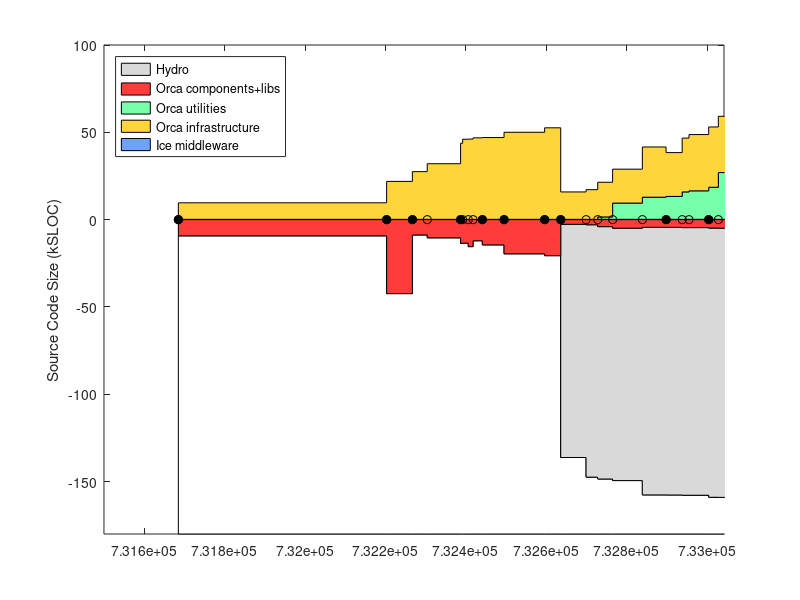

The MATLAB source for this figure: (Note: this script raises an error after producing the figure.)
% keep track of orca project size using sloccount
clear all

%%%%%%%%%% DATA %%%%%%%%%%%%%%%%%%%%

% include/* except: include/{Freeze IceSSL IcePatch2}
% src/{Ice Slice IceGrid icecpp IceStorm slice2cpp IceUtil IceBox IceXML}
%  Sice212 = [
%  (7842-1000) + (22093+18419+11499+10568+4392+4200+4252+567+316)
%  ];
%  Sice301 = [
%  (8164-1000) + (23018+19384+19169+10596+4479+4343+4308+622+319)
%  ];
% same as above, but now also add Java:
% src/{IceInternal Ice IceUtil IceBox}
%  Sice310 = [
%  (8810-1200) + (24275+20494+22689+10587+4569+4877+4770+667+319) + (13190+6915+1262+493)
%  ];
%  Sice311 = [
%  (8950-1275) + (24511+20505+22898+10590+4600+4884+4782+683+323) + (13266+6929+1262+504)
%  ];

% it's much easier to count the whole of Ice (we use most of it anyway)
% sloccount include/ src/
% (this does not account for .ice files in [ice]/slice/* but it's a small fraction of total)
Sice212 = 133523;
Sice301 = 144513;
Sice310 = 153243;
Sice311 = 154145;
Sice320 = 168475;
Sice321 = 169725;

% indeces
iyy=1;
imm=2;
idd=3;
iver=4;
isub=5;
ibase=6;
icomp=7;
iutil=8;
iad=9;

Sorca = [ ...
% YY    MM  DD  ?   SUB     BASE        COMP           UTILS    A&D VERSION
% 0.8.6: a single distro, divide in halves arbitrarily
2003     4  14  1   0       18930/2     18930/2             0   0   % 0.8.6 (last change in doc/ChangeLog
% BASE: orca-base
% COMP: orca-components
2004     9  13  1   0       42543       21726               0   0   % 0.11.0
2004    11  16  1   0       8963        27310               0   0   % 0.12.0
2004    12  23  0   0       10596       31845               0   0   % 0.12.1
2005     3  16  1   0       13767       43576               0   0   % 0.13.0
2005     3  21  0   0       13620       45874               0   0   % 0.13.1
2005     4   4  0   0       15630       45944               0   0   % 0.13.2
2005     4  16  0   0       12283       46666               0   0   % 0.13.3
2005     5   9  1   0       14639       46837               0   0   % 0.14.0
2005     7   2  1   0       19751       49854               0   0   % 0.15.0
2005    10  11  1   0       20818       52408               0   0   % 1.0.0
% BASE: just orcaice w/out test + interfaces/slice
% COMP: comp + util - orcaice 
2005    11  20  1   Sice212 2320+530    9226+8781-2320      0   0   % 2.0.0-rc1
2006     1  22  0   Sice301 2511+596    9801+9695-2511      0   0   % 2.0.0-rc2
% UTIL: sloccount components/log* 
2006     2  20  0   Sice301 3369+813    9867+14734-3369-1372 1372    0  % 2.0.0-rc3
% UTIL: sloccount components/orcaview/ components/log* utils/orcalog* utils/orcagui/ utils/orcaobj/
2006     3  29  0   Sice301 4022+1052   14625+18131-4022-9307 9307   0  % 2.0.0-rc4
2006     6  11  0   Sice310 3439+1116   19999+24867-3439-12670 12670 0  % 2.0.0-rc5  
2006     8   9  1   Sice310 3482+1116   19979+21711-3482-13111 13111 0  % 2.0.0
2006     9  18  0   Sice310 3647+1094   19317+30847-3647-15704 15704 0  % 2.0.1
2006    10   5  0   Sice310 3644+1094   20384+31798-3644-16329 16329 0  % 2.0.2
% UTIL: sloccount components/orcaview* components/log* utils/orcalog* utils/orcagui* utils/orcaobj/
2006    11  23  1   Sice311 3831+1178   21408+35311-3831-18359 18359 0  % 2.1.0
% BASE: cd src; sloccount libs/orcaice/ 
%          MINUS sloccount libs/orcaice/test 
%          PLUS sloccount interfaces/slice
% COMP: cd src; sloccount components/ libs/ 
%          MINUS sloccount libs/orcaice* libs/orcaq* libs/orcalog* libs/orcaprobe* libs/orcawall* libs/orcaobj libs/orcaobjutil/
% UTIL: cd src; sloccount utils libs/orcaq* libs/orcalog* libs/orcaprobe* libs/orcawall* libs/orcaobj libs/orcaice*
%          MINUS sloccount libs/orcaice/
% to count lines in *.ice files, rename them to *.cpp like this:
% $cd src/interfaces/slice/orca; for file in *; do mv $file `echo $file | sed s/.ice/.cpp/`; done
2006    12  17  0   Sice311 5615-1784+1240  60241-28024     32398-5615  0   % 2.1.1
2007     2   2  1   Sice311 6225-2011+1671  70376-31989     37297-6225  0   % 2.2.0
2007     4  10  1   Sice320 6232-2011+1671  72704-34165     39894-6232  0   % 2.3.0
2007     6   3  1   Sice320 6837-2056+1682  75506-34316     40074-6837  0   % 2.4.0
2007     8  13  1   Sice320 7247-2226+1772  78939-36926     42700-7247  0    % 2.5.0
2007     9  18  1   Sice321 7919-2572+1787  83838-38743     44694-7919  0    % 2.6.0
% A&D: Hydro: sloccount src
2007    10  28  1   Sice321 5481-1528+1787  72748-36062     42043-5481  12251    % 2.7.0
2007    12   1  0   Sice321 5348-1558+1787  67908-36370     44108-5348  19641    % 2.7.0+
];
Vorca ={'0.8.6', '0.11.0', '0.12.0', '0.12.1', '0.13.0', '0.13.1', '0.13.2', '0.13.3', '0.14.0', '0.15.0', '1.0.0', ...
    '2.0.0-rc1', '2.0.0-rc2', '2.0.0-rc3', '2.0.0-rc4', '2.0.0-rc5', '2.0.0', '2.0.1', '2.0.2', '2.1.0', '2.1.1', ...
    '2.2.0', '2.3.0', '2.4.0', '2.5.0', '2.6.0', '2.7.0', '2.7.0+' }';

% add a dummy release just for display
Sorca(end+1,:) = Sorca(end,:);
Sorca(end,imm) = Sorca(end,imm)+1;
Sorca(end,iver) = 0;
Vorca{end+1} = 'dummy';

% convert dates
Torca = datenum(Sorca(:,iyy),Sorca(:,imm),Sorca(:,idd));

% 2nd digit releases
i2 = (Sorca(:,iver)==1);
Torca2 = Torca(i2);
Vorca2 = Vorca(i2);

% what can go to Hydra?
% cd libs; sloccount bros1 orcacolourtext orcadynamicload orcageom2d orcagpsutil orcaiceutil orcaimage orcaimagegrabber orcalocalnav orcalockfile orcamapload orcamisc orcanavutil orcaogfusion orcaogmap orcapathplan orcaping orcaportability orcaserial orcawifi
% cd components; sloccount gps/garmin/ insgps/novatel insgps/novatelspan/ laser2d/laser2dutil/ laser2d/sickacfr/ laser2d/sickcarmen/ localnav/vfhdriver/ segwayrmp/rmpdriver/ 
% 15,102 + 10,322

% for comparison, ASN
%  Sasn = 90433;

Sgenom = [
% YY    MM  DD  ? SUB   BASE    COMP    UTIL    VERSION
% SUB : cd pocolibs-2.3; sloccount include src
% BASE: cd genom-2.0; sloccount include src
% COMP: 0
% UTIL: 0 
2007    8   31  1  9786    11368   0   0       % 2.0
];

Splayer = [ 
% YY    MM  DD  ?   SUB     BASE                COMP       UTIL  VERSION
% BASE: (server-drivers)+client_libs
% COMP: drivers + utils
2002    12 04   1  0    (17331-12037)+9188      12037+2685 0    % 1.3.1
2003    7  15   1  0    (30452-24334)+12458     24334+3064 0    % 1.4-rc1
2003    12 07   1  0    (37378-30947)+13110     30947+9633 0    % 1.4-rc2
2004    5  31   1  0    (49225-42643)+13664     42643+3550 0    % 1.5
2004    11 12   1  0    (50758-43190)+13545     43190+4479 0    % 1.6
2005    1  31   0  0    (52069-44517)+13576     44517+4662 0    % 1.6.2
2005    7  28   0  0    (53348-45686)+14300     45686+5188 0    % 1.6.5
% BASE: (libplayercore-./bindings) + client_libs + (libplayertcp-./bindings)
% note: libplayerxdr is autogenerated
% COMP: server + utils
2005    10 25   0  0    (4866-0)+7560+(1391-0)  46474+5725  0   % 2.0pre7
% SUB : 0
% BASE: sloccount libplayercore client_libs libplayertcp 
%           MINUS sloccount libplayercore/bindings/ libplayertcp/bindings
% note: libplayerxdr is autogenerated
% COMP: sloccount server 
% UTIL: sloccount utils PLUS stage/src
2006    2  28   1  0    63992-47749-1291        54704       0     % 2.0.0
2006    3  25   1  0    65606-48912-1291        53033       0     % 2.0.1
2006    6   9   1  0    69083-51546-1319        61421       0     % 2.0.2
2006    9  26   1  0    69388-51546-1319        64088       13606       % 2.0.3
2007    5   2   1  0    69602-51686-1359        58396       9589+13606  % 2.0.4
2007   10  26   1  0    23526-109               78141       11404+13606 % 2.0.4+
];
Tplayer = datenum(Splayer(:,1),Splayer(:,2),Splayer(:,3));

Saria = [
% YY    MM  DD  ? SUB   BASE    COMP    UTIL    VERSION
% SUB : 0
% BASE: sloccount ArNetworking/include/ ArNetworking/src/
% COMP: sloccount include src
% UTIL: 0 
2007    2   20  1  0    15854   45965   0       % 2.5.1
];

Scarmen = [
% YY    MM  DD  ?   SUB     BASE    COMP                    UTIL   VERSION
% SUB : cd src; sloccount ipc
% BASE: sloccount carmenpp global java python
% COMP: sloccount src MINUS all other
% UTIL: sloccount logger logtools mapeditor param_daemon robotgui simulator 
2007    8   15  1  24965    12032   107745-24965-12032-19629  19629   % 0.6.7
];

Sorocos = [
% YY    MM  DD  ?   SUB     BASE    COMP                        UTIL   VERSION
% SUB : cd ACE_wrappers; sloccount ace PLUS sloccount TAO/tao/
% BASE: ?
% LIBS: sloccount orocos-bfl-[VERSION]-src/src PLUS sloccount kdl-[VERSION]/kdl
% COMP: sloccount orocos-rtt-[VERSION]/src PLUS cd orocos-ocl-[VERSION]; sloccount hardware motion_control
% UTIL: cd orocos-ocl-[VERSION]; sloccount taskbrowser signals deployment reporting viewer ocl 
2007    8   15  1  160300+237011   0   (7767+12865)+(48971+20068)    5104   % ace-5.5, tao-1.5, rtt-1.2.1, bfl-0.6.1, kdl-0.4, ocl-0.4.1
];

Syarp = [
% YY    MM  DD  ?   SUB  BASE     COMP       UTIL   VERSION
% SUB : 0
% BASE: sloccount libYARP_OS libYARP_OS_compat
% COMP: sloccount yarpdev libYARP_dev libYARP_math libYARP_sig libYARP_sig_compat 
% UTIL: sloccount yarp-imageviewer modules
2007    7   26  1  0     21633   23528    1613   % 2.1.6
];

% YY    MM  DD  ?   SUB  BASE     COMP       UTIL
% SUB : 0
% BASE: 0
% COMP: sloccount . (matlab files will not be counted)
% UTIL: 0
Sopenslam = [
2007    8   16  1   0    0        23719      0
];

%%%%%%%%%% PLOTTING %%%%%%%%%%%%%%%%%%%%

Smax = 180;
d0 = [Torca Torca]'; d0=d0(:); d0(1)=[];
d1 = Smax-Sorca(:,isub)-Sorca(:,ibase); d1 = [d1 d1]'; d1=d1(:); d1(end)=[];
d2 = Sorca(:,isub); d2 = [d2 d2]'; d2=d2(:); d2(end)=[];
d3 = Sorca(:,ibase); d3 = [d3 d3]'; d3=d3(:); d3(end)=[];
d4 = Sorca(:,icomp); d4 = [d4 d4]'; d4=d4(:); d4(end)=[];
d5 = Sorca(:,iutil); d5 = [d5 d5]'; d5=d5(:); d5(end)=[];
d6 = Sorca(:,iad); d6 = [d6 d6]'; d6=d6(:); d6(end)=[];

figure(1), clf
ha=area( d0, [d1 d2 d3 d5 d4 d6]/1e3, -Smax ); hold on
plot( Torca, 0*Torca, 'k-o' )
h2=plot( Torca2, 0*Torca2, 'ko' );
set(h2,'markerfacecolor','k')
ylabel('Source Code Size (kSLOC)')

% colors
white = 1*[1 1 1];
gray = .85*[1 1 1];
red = min(255,[255 0 0]+60)/255;
orange = min(255,[255 153 0]+60)/255;
green = min(255,[60 255 109]+60)/255;
blue = min(255,[51 102 255]+60)/255;

set(ha(1),'facecolor', white);
set(ha(2),'facecolor', gray);
set(ha(3),'facecolor', red);
set(ha(4),'facecolor', green);
set(ha(5),'facecolor', orange);
set(ha(6),'facecolor', blue);
ha(1)=[];
legend(fliplr(ha),'Hydro','Orca components+libs','Orca utilities','Orca infrastructure','Ice middleware', 'Location','NorthWest')
%  xlim(datenum([2004;2005],[7;7],[1;1]) )
ylim([-Smax 100])
ax=axis;
xlim( [ax(1) datenum([2006 12 31])] )
ax=axis;
% label releases
mark('x', Torca2 )
i2odd = (1:2:length(Torca2));
ht = text(Torca2(i2odd)+5,.04*ax(4)*ones(length(i2odd),1),Vorca2(i2odd));
set(ht,'fontsize',8)
i2even = (2:2:length(Torca2));
ht = text(Torca2(i2even)+5,.08*ax(4)*ones(length(i2even),1),Vorca2(i2even));
set(ht,'fontsize',8)
datetick( 'x', 12 )
hp = plot( Tplayer, -Splayer(:,ibase)/1e3, 'k--o', Tplayer, Splayer(:,icomp)/1e3, 'k--o' );
set(hp, 'color', .5*[1 1 1] )
hpt = text( Tplayer(2), -Splayer(2,ibase)/1e3-8, 'Player infrastructure');
set(hpt, 'color', .5*[1 1 1] )
hpt = text( Tplayer(2), (Splayer(2,icomp)+Splayer(2,iutil))/1e3-5, 'Player "components+utils"');
set(hpt, 'color', .5*[1 1 1] )
%mark('y', Dasn(1,1)/1e3 );
%text( datenum([2003 5 1]), Dasn(1,1)/1e3, 'ASN')
xlabel('Releases')
title('http://orca-robotics.sf.net')

ht=text(datenum(2003,7,1),-Smax+15, '*   generated using David A. Wheeler`s SLOCCount' );
set(ht,'fontsize',8)
ht=text(datenum(2003,7,1),-Smax+5, '** see data in [ORCA2]/scripts/matlab/sloccount/slocs.m' );
set(ht,'fontsize',8)
